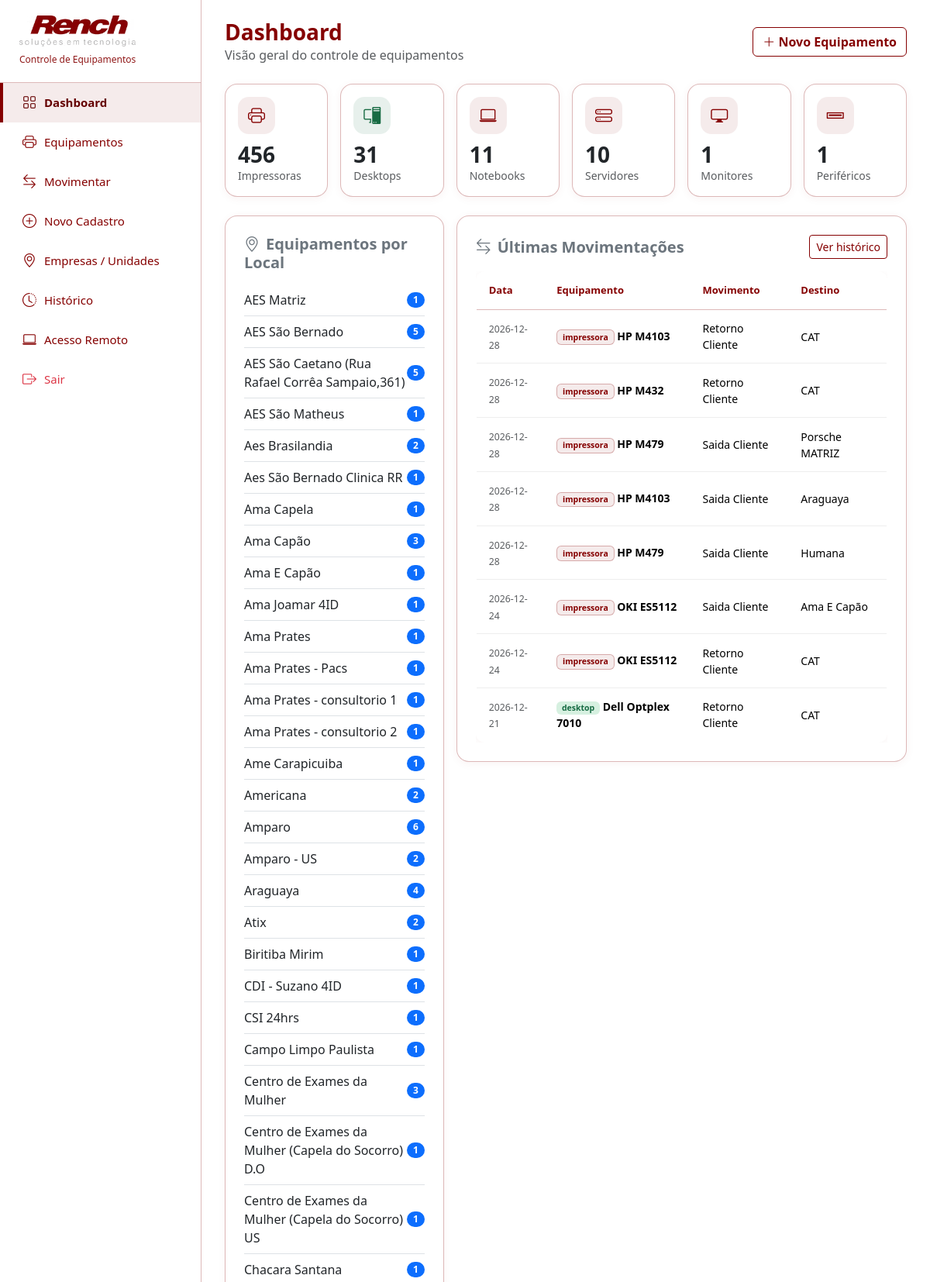
/ (signed in, upper part), run on the app's committed database.
### tables this page shows
CREATE TABLE equipamentos (
            id INTEGER PRIMARY KEY AUTOINCREMENT,
            codigo TEXT,
            tipo_equipamento TEXT NOT NULL CHECK(tipo_equipamento IN ('impressora','desktop','notebook','servidor','monitor','periferico')),
            fabricante TEXT,
            modelo TEXT NOT NULL,
            numero_serie TEXT,
            patrimonio TEXT,
            
            -- Campos especificos IMPRESSORA
            funcao TEXT CHECK(funcao IN ('impressora','multifuncional')),
            tipo_impressao TEXT CHECK(tipo_impressao IN ('laser','jato_de_tinta','etiqueta','termica')),
            tamanho_papel TEXT CHECK(tamanho_papel IN ('A3','A4','etiqueta','cupom')),
            funcionalidades TEXT,
            contador_mono INTEGER DEFAULT 0,
            contador_color INTEGER DEFAULT 0,
            
            -- Campos especificos COMPUTADOR/SERVIDOR
            processador_modelo TEXT,
            processador_geracao TEXT,
            processador_velocidade TEXT,
            memoria_capacidade TEXT,
            memoria_tipo TEXT,
            memoria_barramento TEXT,
            memoria_velocidade TEXT,
            armazenamento_1_capacidade TEXT,
            armazenamento_1_tipo TEXT,
            armazenamento_2_capacidade TEXT,
            armazenamento_2_tipo TEXT,
            armazenamento_3_capacidade TEXT,
            armazenamento_3_tipo TEXT,
            
            -- Campos comuns
            status TEXT DEFAULT 'ativo' CHECK(status IN ('ativo','inativo')),
            local_atual_id INTEGER,
            local_atual_nome TEXT,
            cliente_atual TEXT,
            observacoes TEXT,
            data_cadastro TIMESTAMP DEFAULT CURRENT_TIMESTAMP,
            ativo INTEGER DEFAULT 1, unidade_id INTEGER REFERENCES unidades(id),
            FOREIGN KEY (local_atual_id) REFERENCES locais(id)
        );

CREATE TABLE movimentacoes (
            id INTEGER PRIMARY KEY AUTOINCREMENT,
            equipamento_id INTEGER NOT NULL,
            data_movimentacao DATE NOT NULL,
            origem_local TEXT,
            origem_unidade TEXT,
            destino_local TEXT NOT NULL,
            destino_unidade TEXT,
            tipo_movimento TEXT NOT NULL CHECK(tipo_movimento IN (
                'entrada_estoque','saida_cliente','retorno_cliente',
                'envio_manutencao','retorno_manutencao','transferencia'
            )),
            responsavel TEXT,
            observacoes TEXT, contador_mono_anterior INTEGER, contador_mono_novo INTEGER, contador_color_anterior INTEGER, contador_color_novo INTEGER,
            FOREIGN KEY (equipamento_id) REFERENCES equipamentos(id)
        );

### app.py (the view)
@app.route('/')
@login_required
def index():
    db = get_db()
    cur = db.cursor()
    cur.execute("SELECT tipo_equipamento, COUNT(*) as qtd FROM equipamentos WHERE ativo=1 GROUP BY tipo_equipamento")
    por_tipo = {r['tipo_equipamento']: r['qtd'] for r in cur.fetchall()}
    cur.execute("SELECT local_atual_nome, COUNT(*) as qtd FROM equipamentos WHERE ativo=1 AND local_atual_nome IS NOT NULL GROUP BY local_atual_nome")
    por_local = cur.fetchall()
    cur.execute("""
        SELECT m.data_movimentacao, e.tipo_equipamento, e.modelo, e.numero_serie, m.tipo_movimento, m.destino_local, m.responsavel
        FROM movimentacoes m
        JOIN equipamentos e ON m.equipamento_id = e.id
        WHERE m.data_movimentacao LIKE '____-__-__'
        ORDER BY m.data_movimentacao DESC, m.id DESC
        LIMIT 8
    """)
    ultimas_mov = cur.fetchall()
    return render_template('dashboard.html',
        por_tipo=por_tipo, por_local=por_local, ultimas_mov=ultimas_mov
    )

### app.py (called while the page is built)
def get_db():
    db = getattr(g, '_database', None)
    if db is None:
        db = g._database = sqlite3.connect(DATABASE)
        db.row_factory = sqlite3.Row
    return db

@app.teardown_appcontext
def close_connection(exception):
    db = getattr(g, '_database', None)
    if db is not None:
        db.close()

def login_required(f):
    @wraps(f)
    def decorated_function(*args, **kwargs):
        if not session.get('logado'):
            return redirect(url_for('login'))
        return f(*args, **kwargs)
    return decorated_function

### templates/dashboard.html (shortened to what this page needs)
{% extends "base.html" %}
{% block content %}
<div class="page-header">
  <div>
    <h1>Dashboard</h1>
    <p class="text-muted mb-0">Visão geral do controle de equipamentos</p>
  </div>
  <a href="{{url_for('novo_equipamento')}}" class="btn btn-rench-primary"><i class="bi bi-plus-lg"></i> Novo Equipamento</a>
</div>
<div class="row g-3 mb-4">
  {% set tipos = [
    ('impressora','Impressoras','bg-soft-primary','bi-printer'),
    ('desktop','Desktops','bg-soft-success','bi-pc-display'),
    ('notebook','Notebooks','bg-soft-primary','bi-laptop'),
    ('servidor','Servidores','bg-soft-accent','bi-hdd-stack'),
    ('monitor','Monitores','bg-soft-danger','bi-display'),
    ('periferico','Periféricos','bg-soft-primary','bi-usb')
  ] %}
  {% for tipo, label, cls, icon in tipos %}
    <div class="col-6 col-md-4 col-xl-2">
      <a href="{{url_for('lista_equipamentos', tipo=tipo)}}" class="text-decoration-none">
        <div class="card card-dashboard h-100 p-3">
          <div class="icon-circle {{cls}}"><i class="bi {{icon}}"></i></div>
          <h3 class="fw-bold mb-0">{{por_tipo.get(tipo,0)}}</h3>
          <small class="text-muted">{{label}}</small>
        </div>
      </a>
    </div>
  {% endfor %}
</div>
<div class="row g-3">
  <div class="col-lg-4">
    <div class="card card-dashboard p-4">
      <h5 class="fw-bold text-secondary mb-3"><i class="bi bi-geo-alt me-2"></i>Equipamentos por Local</h5>
      {% for l in por_local %}
        <div class="d-flex justify-content-between align-items-center py-2 border-bottom">
          <span>{{l.local_atual_nome or 'Não definido'}}</span>
          <span class="badge rounded-pill bg-primary">{{l.qtd}}</span>
        </div>
      {% else %}
        <p class="text-muted mb-0">Nenhum equipamento alocado.</p>
      {% endfor %}
    </div>
  </div>
  <div class="col-lg-8">
    <div class="card card-dashboard p-4">
      <div class="d-flex justify-content-between align-items-center mb-3">
        <h5 class="fw-bold text-secondary mb-0"><i class="bi bi-arrow-left-right me-2"></i>Últimas Movimentações</h5>
        <a href="{{url_for('historico')}}" class="btn btn-sm btn-outline-primary">Ver histórico</a>
      </div>
      <div class="table-responsive">
        <table class="table table-rench mb-0">
          <thead>
            <tr>
              <th>Data</th>
              <th>Equipamento</th>
              <th>Movimento</th>
              <th>Destino</th>
            </tr>
          </thead>
          <tbody>
          {% for m in ultimas_mov %}
            <tr>
              <td><small class="text-muted">{{m.data_movimentacao}}</small></td>
              <td>
                <span class="badge badge-{{m.tipo_equipamento}}">{{m.tipo_equipamento}}</span>
                <strong>{{m.modelo}}</strong>
              </td>
              <td>{{m.tipo_movimento.replace('_',' ')|title}}</td>
              <td>{{m.destino_local}}</td>
            </tr>
          {% else %}
            <tr><td colspan="4" class="text-center text-muted py-4">Nenhuma movimentação registrada.</td></tr>
          {% endfor %}
          </tbody>
        </table>
      </div>
    </div>
  </div>
</div>
{% endblock %}

### templates/base.html (style rules this page uses)
:root { --primary:#850001;--primary-dark:#650001;--primary-light:rgba(133,0,1,0.08);--primary-borda:rgba(133,0,1,0.28);--accent:#850001;--success:#176B43;--danger:#850001;--warning:#B76E00;--bg:#FFFFFF;--sidebar-width:260px; }
body { background:var(--bg);font-family:'Segoe UI',Arial,sans-serif;color:#222; }
.card-dashboard { border:1px solid var(--primary-borda);border-radius:16px;box-shadow:0 2px 12px rgba(133,0,1,0.05);transition:0.2s;background:#fff; }
.icon-circle { width:48px;height:48px;border-radius:14px;display:flex;align-items:center;justify-content:center;font-size:22px;margin-bottom:10px; }
.bg-soft-primary { background:var(--primary-light);color:var(--primary); }
.bg-soft-accent { background:var(--primary-light);color:var(--accent); }
.bg-soft-danger { background:var(--primary-light);color:var(--danger); }
.bg-soft-success { background:rgba(23,107,67,0.10);color:var(--success); }
.badge-impressora { background:var(--primary-light);color:var(--primary);border:1px solid var(--primary-borda); }
.badge-desktop { background:#D6F0E0;color:var(--success); }
.table-rench { background:#fff;border-radius:12px;overflow:hidden;box-shadow:0 2px 12px rgba(133,0,1,0.05);border:1px solid var(--primary-borda); }
.table-rench thead th { background:#fff;color:var(--primary);font-weight:700;border-bottom:1px solid var(--primary-borda);font-size:13px;padding:14px 16px; }
.table-rench tbody td { padding:13px 16px;font-size:14px;border-bottom:1px solid #eee;vertical-align:middle; }
.btn-rench-primary { background:#fff;border-color:var(--primary);color:var(--primary);font-weight:700; }
.btn-outline-primary { border-color:var(--primary);color:var(--primary); }
.page-header { display:flex;justify-content:space-between;align-items:center;margin-bottom:25px; }
.page-header h1 { font-size:28px;font-weight:700;color:var(--primary);margin:0; }

### data on the page
equipamentos: local_atual_nome "AES Matriz", qtd "1"
equipamentos: local_atual_nome "AES São Matheus", qtd "1"
equipamentos: local_atual_nome "Aes São Bernado Clinica RR", qtd "1"
equipamentos: local_atual_nome "Ama Capela", qtd "1"
equipamentos: local_atual_nome "Ama E Capão", qtd "1"
equipamentos: local_atual_nome "Ama Joamar 4ID", qtd "1"
equipamentos: local_atual_nome "Ama Prates", qtd "1"
equipamentos: local_atual_nome "Ama Prates - Pacs", qtd "1"
equipamentos: local_atual_nome "Ama Prates - consultorio 1", qtd "1"
equipamentos: local_atual_nome "Ama Prates - consultorio 2", qtd "1"
equipamentos: local_atual_nome "Ame Carapicuiba", qtd "1"
equipamentos: local_atual_nome "Biritiba Mirim", qtd "1"
equipamentos: local_atual_nome "CDI - Suzano 4ID", qtd "1"
equipamentos: local_atual_nome "CSI 24hrs", qtd "1"
equipamentos: local_atual_nome "Campo Limpo Paulista", qtd "1"
equipamentos: local_atual_nome "Centro de Exames da Mulher (Capela do Socorro) D.O", qtd "1"
equipamentos: local_atual_nome "Centro de Exames da Mulher (Capela do Socorro) US", qtd "1"
equipamentos: local_atual_nome "Chacara Santana", qtd "1"
movimentacoes: data_movimentacao "2026-12-28", tipo_equipamento "impressora", modelo "HP M4103", tipo_movimento.replace "Retorno Cliente", destino_local "CAT"
movimentacoes: data_movimentacao "2026-12-28", tipo_equipamento "impressora", modelo "HP M432", tipo_movimento.replace "Retorno Cliente", destino_local "CAT"
movimentacoes: data_movimentacao "2026-12-28", tipo_equipamento "impressora", modelo "HP M479", tipo_movimento.replace "Saida Cliente", destino_local "Porsche MATRIZ"
movimentacoes: data_movimentacao "2026-12-28", tipo_equipamento "impressora", modelo "HP M4103", tipo_movimento.replace "Saida Cliente", destino_local "Araguaya"
movimentacoes: data_movimentacao "2026-12-28", tipo_equipamento "impressora", modelo "HP M479", tipo_movimento.replace "Saida Cliente", destino_local "Humana"
movimentacoes: data_movimentacao "2026-12-24", tipo_equipamento "impressora", modelo "OKI ES5112", tipo_movimento.replace "Saida Cliente", destino_local "Ama E Capão"
movimentacoes: data_movimentacao "2026-12-24", tipo_equipamento "impressora", modelo "OKI ES5112", tipo_movimento.replace "Retorno Cliente", destino_local "CAT"
movimentacoes: data_movimentacao "2026-12-21", tipo_equipamento "desktop", modelo "Dell Optplex 7010", tipo_movimento.replace "Retorno Cliente", destino_local "CAT"

### other printed values
{{ por_tipo.get(tipo,0) }} "456" "31" "11" "10" "1" "1"
{{ label }} "Impressoras" "Desktops" "Notebooks" "Servidores" "Monitores" "Periféricos"
{{ l.local_atual_nome or 'Não definido' }} "AES São Bernado" "AES São Caetano (Rua Rafael Corrêa Sampaio,361)" "Aes Brasilandia" "Ama Capão" "Americana" "Amparo" "Amparo - US" "Araguaya" "Atix" "Centro de Exames da Mulher"
{{ l.qtd }} "5" "5" "2" "3" "2" "6" "2" "4" "2" "3"
